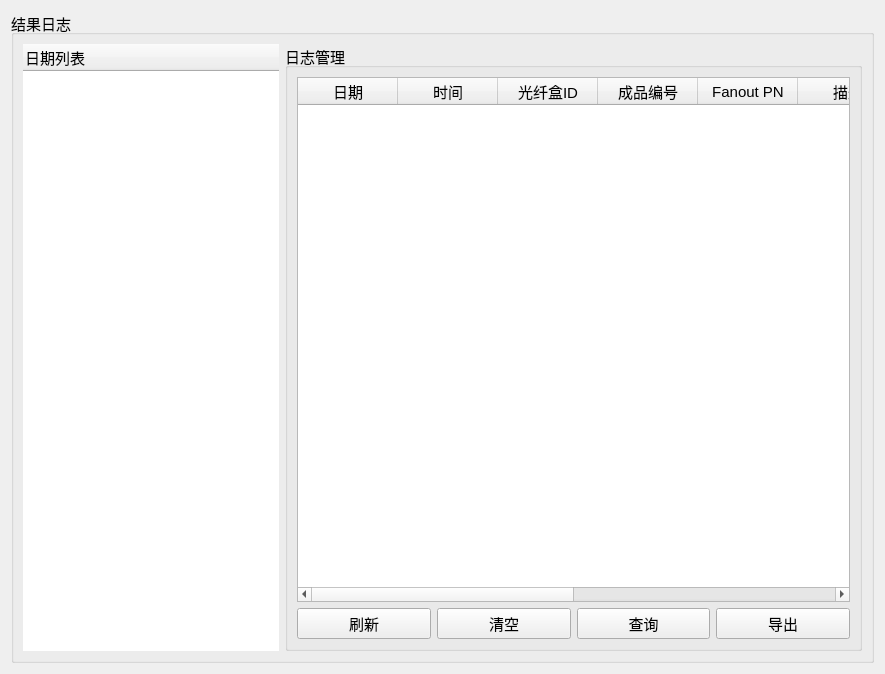
<?xml version="1.0" encoding="UTF-8"?>
<ui version="4.0">
 <class>Form1</class>
 <widget class="QWidget" name="Form1">
  <property name="geometry">
   <rect>
    <x>0</x>
    <y>0</y>
    <width>885</width>
    <height>674</height>
   </rect>
  </property>
  <property name="windowTitle">
   <string>Form1</string>
  </property>
  <layout class="QGridLayout" name="gridLayout_2">
   <item row="0" column="0">
    <widget class="QGroupBox" name="groupBox_6">
     <property name="font">
      <font>
       <pointsize>11</pointsize>
      </font>
     </property>
     <property name="title">
      <string>结果日志</string>
     </property>
     <layout class="QGridLayout" name="gridLayout_3">
      <item row="0" column="0">
       <widget class="QTreeWidget" name="treeWidget">
        <property name="sizePolicy">
         <sizepolicy hsizetype="Minimum" vsizetype="Expanding">
          <horstretch>0</horstretch>
          <verstretch>0</verstretch>
         </sizepolicy>
        </property>
        <property name="minimumSize">
         <size>
          <width>212</width>
          <height>400</height>
         </size>
        </property>
        <property name="styleSheet">
         <string notr="true">border:none;
font: 11pt &quot;微软雅黑&quot;;</string>
        </property>
        <column>
         <property name="text">
          <string notr="true">日期列表</string>
         </property>
        </column>
       </widget>
      </item>
      <item row="0" column="1">
       <widget class="QGroupBox" name="groupBox">
        <property name="font">
         <font>
          <pointsize>11</pointsize>
         </font>
        </property>
        <property name="title">
         <string>日志管理</string>
        </property>
        <layout class="QGridLayout" name="gridLayout">
         <item row="1" column="0">
          <layout class="QHBoxLayout" name="horizontalLayout">
           <item>
            <widget class="QPushButton" name="pushButton">
             <property name="font">
              <font>
               <pointsize>11</pointsize>
              </font>
             </property>
             <property name="text">
              <string>刷新</string>
             </property>
            </widget>
           </item>
           <item>
            <widget class="QPushButton" name="pushButton_3">
             <property name="font">
              <font>
               <pointsize>11</pointsize>
              </font>
             </property>
             <property name="text">
              <string>清空</string>
             </property>
            </widget>
           </item>
           <item>
            <widget class="QPushButton" name="pushButton_5">
             <property name="font">
              <font>
               <pointsize>11</pointsize>
              </font>
             </property>
             <property name="text">
              <string>查询</string>
             </property>
            </widget>
           </item>
           <item>
            <widget class="QPushButton" name="pushButton_4">
             <property name="font">
              <font>
               <pointsize>11</pointsize>
              </font>
             </property>
             <property name="text">
              <string>导出</string>
             </property>
            </widget>
           </item>
          </layout>
         </item>
         <item row="0" column="0">
          <widget class="QTableWidget" name="tableWidget">
           <property name="font">
            <font>
             <pointsize>11</pointsize>
            </font>
           </property>
           <column>
            <property name="text">
             <string>日期</string>
            </property>
           </column>
           <column>
            <property name="text">
             <string>时间</string>
            </property>
           </column>
           <column>
            <property name="text">
             <string>光纤盒ID</string>
            </property>
           </column>
           <column>
            <property name="text">
             <string>成品编号</string>
            </property>
           </column>
           <column>
            <property name="text">
             <string>Fanout PN</string>
            </property>
           </column>
           <column>
            <property name="text">
             <string>描述</string>
            </property>
           </column>
           <column>
            <property name="text">
             <string>扇出线ID</string>
            </property>
           </column>
           <column>
            <property name="text">
             <string>波类型</string>
            </property>
           </column>
           <column>
            <property name="text">
             <string>最大限值IL（dB）</string>
            </property>
           </column>
           <column>
            <property name="text">
             <string>二维码</string>
            </property>
           </column>
          </widget>
         </item>
        </layout>
       </widget>
      </item>
     </layout>
    </widget>
   </item>
  </layout>
 </widget>
 <resources/>
 <connections/>
</ui>
